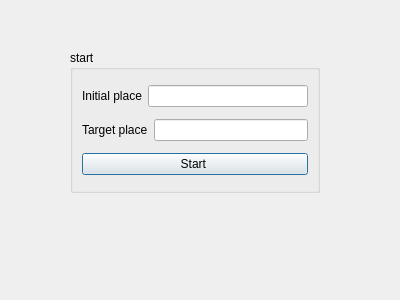
<?xml version="1.0" encoding="UTF-8"?>
<ui version="4.0">
 <class>openscreen</class>
 <widget class="QDialog" name="openscreen">
  <property name="geometry">
   <rect>
    <x>0</x>
    <y>0</y>
    <width>400</width>
    <height>300</height>
   </rect>
  </property>
  <property name="windowTitle">
   <string>Dialog</string>
  </property>
  <widget class="QGroupBox" name="groupBox">
   <property name="geometry">
    <rect>
     <x>70</x>
     <y>50</y>
     <width>250</width>
     <height>143</height>
    </rect>
   </property>
   <property name="title">
    <string>start</string>
   </property>
   <layout class="QVBoxLayout" name="verticalLayout">
    <item>
     <layout class="QHBoxLayout" name="horizontalLayout_2">
      <item>
       <widget class="QLabel" name="label">
        <property name="text">
         <string>Initial place</string>
        </property>
       </widget>
      </item>
      <item>
       <widget class="QLineEdit" name="initialEnter"/>
      </item>
     </layout>
    </item>
    <item>
     <layout class="QHBoxLayout" name="horizontalLayout">
      <item>
       <widget class="QLabel" name="label_2">
        <property name="text">
         <string>Target place</string>
        </property>
       </widget>
      </item>
      <item>
       <widget class="QLineEdit" name="targetEnter"/>
      </item>
     </layout>
    </item>
    <item>
     <widget class="QPushButton" name="pushButton">
      <property name="text">
       <string>Start </string>
      </property>
     </widget>
    </item>
   </layout>
  </widget>
 </widget>
 <resources/>
 <connections/>
</ui>
